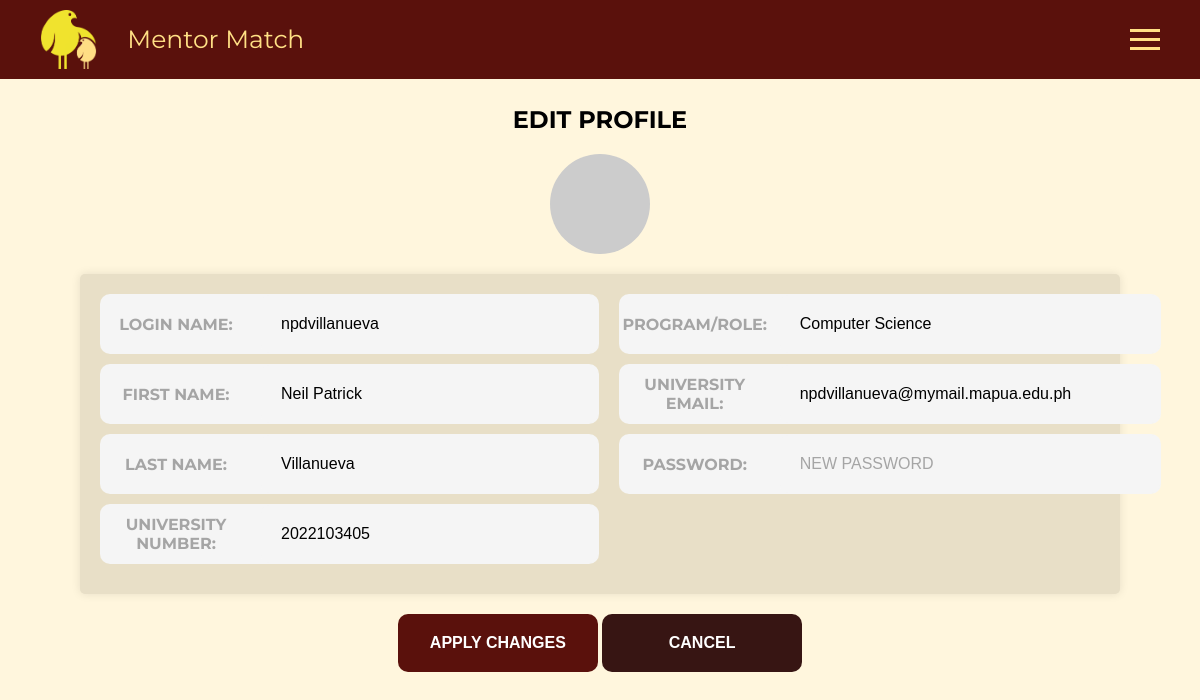
/edit/profile (signed in), run on the app's committed database.
### app/models/users.py (models this page shows, shortened)
class Users(UserMixin, db.Model):
    __tablename__ = "USERS"
    id = db.Column(db.Integer, primary_key=True)
    login_name = db.Column(db.String(50), unique=True, nullable=False)
    first_name = db.Column(db.String(100), unique=False, nullable=False)
    last_name = db.Column(db.String(100), unique=False, nullable=False)
    university_number = db.Column(db.String(20), unique=True, nullable=False)
    university_email = db.Column(db.String(225), unique=True, nullable=False)
    program = db.Column(db.String(100), nullable=True)
    password = db.Column(db.String(200), nullable=False)
    account_status = db.Column(db.Integer)
    tags = db.Column(db.String(200), nullable=True)

### app/routes/edit_profile.py (the view, shortened to what this page needs)
@edit_profile_route.route('/edit/profile', methods=['GET', 'POST'])
@login_required
def edit_profile():
    user=users.Users.query.get(current_user.id)
    user_password = user.password
    form = edit_profile_form.EditProfile(obj=user)
    check_form = form.validate_on_submit()
    return render_template("edit_profile.html", form=form)

### app/forms/edit_profile_form.py
class EditProfile(FlaskForm):
    login_name = StringField('Login Name', validators=[InputRequired(), Length(min=1, max=50)])
    first_name = StringField('First Name', validators=[InputRequired(), Length(min=1, max=100)])
    last_name = StringField('Last Name', validators=[InputRequired(), Length(min=1, max=100)])
    university_number = StringField('University Number', validators=[InputRequired(), Length(min=1, max=20)])
    university_email = StringField('University Email', validators=[InputRequired(), Email(), Length(min=1, max=225)])
    program = StringField('Program', validators=[Length(max=100)])
    password = PasswordField('Password', validators=[Length(min=0, max=100)])
    tags = StringField('Tags', validators=[Length(max=100)])
    account_status = SelectField("Account Type", choices=[(1, "ADMIN"), (2, "TUTOR"), (3, "STUDENT")])
    edit_user = SubmitField('APPLY CHANGES')

### app/templates/edit_profile.html (shortened to what this page needs)
{% extends 'base.html' %}
{% block main %}
<div class="main-container">
    <h1>EDIT PROFILE</h1>
    <div class="circle-edit-profile"></div>
    <form method="POST" action="{{ url_for('edit_profile.edit_profile') }}" id="user-form">
        <div class="form-container">
            <div class="columns">
                <div class="column">
                    <div class="input-group">
                        <span class="input-label">LOGIN NAME:</span>
                        {{ form.login_name(size=35, class="form-control", placeholder="ENTER LOGIN NAME") }}
                    </div>
                    <div class="input-group">
                        <span class="input-label">FIRST NAME:</span>
                        {{ form.first_name(size=35, class="form-control", placeholder="ENTER FIRST NAME") }}
                    </div>
                    <div class="input-group">
                        <span class="input-label">LAST NAME:</span>
                        {{ form.last_name(size=35, class="form-control", placeholder="ENTER LAST NAME") }}
                    </div>
                    <div class="input-group">
                        <span class="input-label">UNIVERSITY NUMBER:</span>
                        {{ form.university_number(size=35, class="form-control", placeholder="ENTER UNIVERSITY NUMBER")
                        }}
                    </div>
                </div>
                <div class="column">
                    <div class="input-group">
                        <span class="input-label">PROGRAM/ROLE:</span>
                        {{ form.program(size=35, class="form-control", placeholder="ENTER PROGRAM") }}
                    </div>
                    <div class="input-group">
                        <span class="input-label">UNIVERSITY EMAIL:</span>
                        {{ form.university_email(size=35, class="form-control", placeholder="ENTER EMAIL") }}
                    </div>
                    <div class="input-group">
                        <span class="input-label">PASSWORD:</span>
                        {{ form.password(size=35, class="form-control", placeholder="NEW PASSWORD")}}
                    </div>
                </div>
            </div>
        </div>
        <div class="btn-group">
            {{ form.edit_user(size=20, class="btn btn-success", type="submit", style="font-weight: bold;")}}
            <button class="btn-cancel" id="cancel-btn" style="font-weight: bold;">CANCEL</button>
        </div>
    </form>
</div>
{% endblock %}

### app/templates/base.html (style rules this page uses)
body { font-family: Montserrat; margin: 0; padding: 0; }

### app/templates/edit_profile.html (style rules this page uses)
body { background-color: #FFF6DD; }
.main-container { text-align: center; padding: 10px; }
.form-container { max-width: 1000px; padding: 50px; font-family: Montserrat; margin: 0 auto; padding: 20px; background-color: #E8DFC7; box-shadow: 0 0 10px rgba(0, 0, 0, 0.1); border-radius: 5px; }
.circle-edit-profile { width: 100px; height: 100px; background-color: #ccc; border-radius: 50%; margin: 0 auto; }
h1 { font-size: 24px; margin-bottom: 20px; justify-content: center; font-weight: bold; }
form { margin: 20px; }
.btn-success { background-color: #5A110C; color: #fff; border: none; padding: 20px; border-radius: 10px; cursor: pointer; font-size: 16px; min-width: 200px }
.btn-cancel { background-color: #371513; color: #fff; border: none; padding: 20px; border-radius: 10px; cursor: pointer; font-size: 16px; min-width: 200px }
.btn-group { margin-top: 20px; }
.input-group { display: flex; align-items: center; margin-bottom: 10px; padding: 1px; background-color: #F5F5F5; border-radius: 10px; }
.input-label { flex: 0 0 150px; font-weight: bold; margin-right: 10px; color: #A5A5A5; }
.form-control { flex: 1; min-width: 100px; padding: 20px; border-radius: 8px; border: none; font-size: 16px; text-align: left; background-color: #F5F5F5; }
.form-control::placeholder { color: #A5A5A5; font-weight: normal; }
.columns { display: flex; justify-content: space-between; }
.column { flex: 1; margin-right: 20px; }

### data on the page
Users: login_name "npdvillanueva", first_name "Neil Patrick", last_name "Villanueva", university_number "2022103405", program "Computer Science", university_email "npdvillanueva@mymail.mapua.edu.ph"
